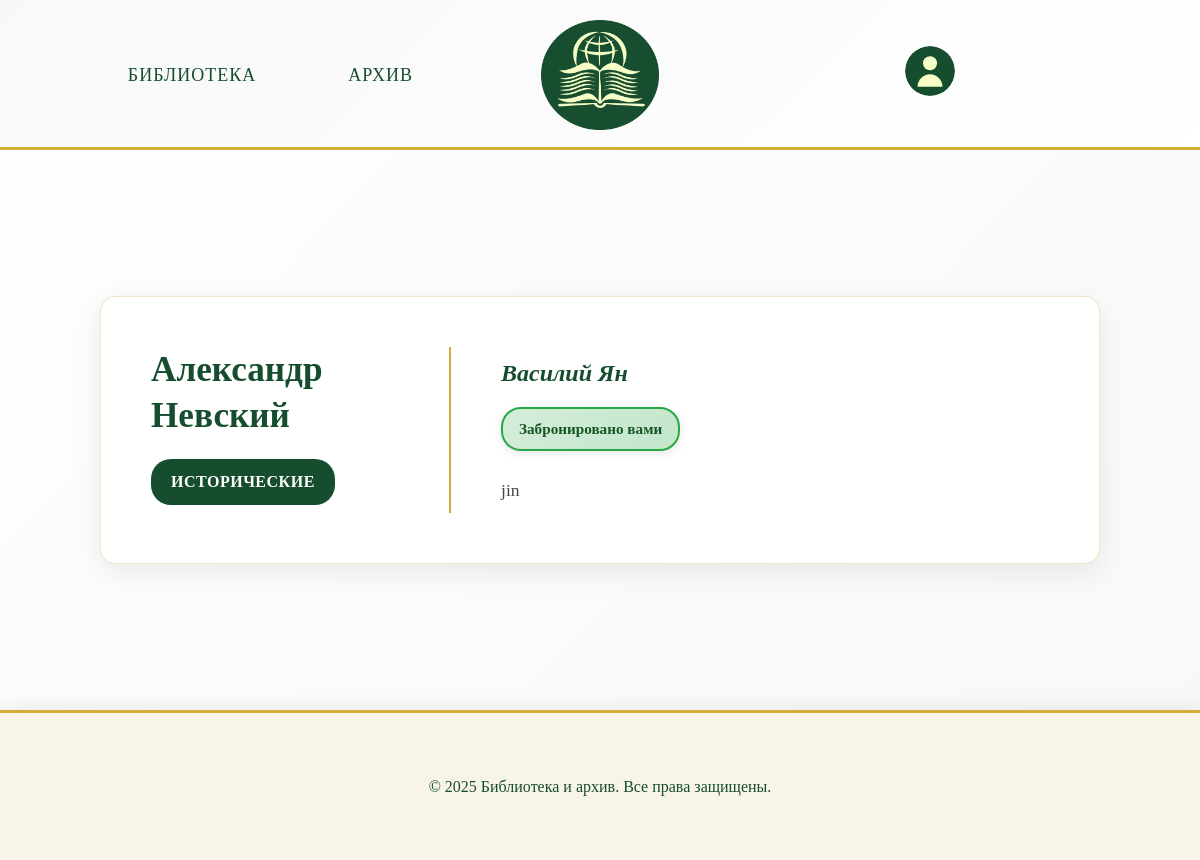
The page /book/7/ (signed in) on the database its author committed.
### app/models.py (models this page shows, shortened)
class Book(models.Model):
    id = models.AutoField(primary_key=True)
    title = models.CharField(max_length=100, verbose_name='Название')
    author = models.CharField(max_length=50, verbose_name='Автор')
    description_short = models.TextField(verbose_name='Краткое описание')
    description_long = models.TextField(verbose_name='Подробное описание')
    year = models.IntegerField(verbose_name='Год издания')
    quantity = models.CharField(
        max_length=13,
        verbose_name="В наличии",
        choices=[
            ('В наличии', 'В наличии'),
            ('Нет в наличии', 'Нет в наличии')
        ]
    )
    genre = models.CharField(
        max_length=100,
        verbose_name="Жанр",
        choices=[
            ('Художественные', 'Художественные'),
            ('Научные', 'Научные'),
            ('Исторические', 'Исторические'),
            ('Образовательные', 'Образовательные'),
        ]
    )
    class Meta:
        verbose_name = "книга"
        verbose_name_plural = "книги"

### app/views.py (the view)
# urls.py: path('book/<int:book_id>/', views.book_detail, name='book_detail'),
def book_detail(request, book_id):
    book = get_object_or_404(Book, id=book_id)
    has_confirmed_reservation_from_others = BookReservation.objects.filter(
        book=book,
        status='reserved'
    ).exclude(user=request.user).exists() if request.user.is_authenticated else False
    user_reservation = None
    if request.user.is_authenticated:
        user_reservation = BookReservation.objects.filter(
            book=book,
            user=request.user
        ).first()
    if not request.user.is_authenticated:
        has_confirmed_reservation_from_others = BookReservation.objects.filter(
            book=book,
            status='reserved'
        ).exists()
    context = {
        'book': book,
        'has_confirmed_reservation_from_others': has_confirmed_reservation_from_others,
        'user_reservation': user_reservation
    }
    return render(request, 'app/book.html', context)

### templates/app/book.html (shortened to what this page needs)
<!DOCTYPE html>
<html lang="ru">
<head>
    {% load static %}
    <link rel="stylesheet" href="{% static 'css/style.css' %}" />
</head>
<body>
    <header>
        <nav>
            <ul class="menu-items">
                <li class="menu-item"><a href="{% url 'library' %}">Библиотека</a></li>
                <li class="menu-item"><a href="{% url 'archive' %}">Архив</a></li>
            </ul>
        </nav>
        <a href="{% url 'library' %}">
            <img src="{% static 'images/Group_2_2.png' %}" alt="Логотип" class="logo">
        </a>
        <a href="{% url 'profile' %}" class="profile-link">
            <img
            alt="Профиль" class="profile-icon">
        </a>
    </header>
    <main class="books-information">
        <div class="book-detail-card">
            <div class="book-left-side">
                <h2 class="book-title">{{ book.title }}</h2>
                <span class="book-genre">{{ book.genre }}</span>
            </div>
            <div class="book-right-side">
                <div class="author-and-availability">
                    <div class="book-author">{{ book.author }}</div>
                </div>
                <div class="status-section">
                    {% if user.is_authenticated and user_reservation %}
                        {% if user_reservation.status == 'pending' %}
                            <div class="pending-text">Ожидает подтверждения</div>
                        {% elif user_reservation.status == 'reserved' %}
                            <div class="reserved-text">Забронировано вами</div>
                        {% endif %}
                    {% endif %}
                </div>
                <p class="book-description">{{ book.description_long }}</p>
            </div>
        </div>
    </main>
    <footer class="footer">
        <p class="footer-copyright">&copy; 2025 Библиотека и архив. Все права защищены.</p>
    </footer>
</body>
</html>

### static/css/style.css (style rules this page uses)
* { margin: 0; padding: 0; box-sizing: border-box; }
body { width: 100vw; overflow-x: hidden; background-color: #f8f4e9; font-family: 'Georgia', 'Times New Roman', serif; color: #2c2c2c; line-height: 1.6; }
header { height: 150px; padding: 20px 40px; display: grid; grid-template-columns: 1fr min-content 1fr; align-items: center; gap: 40px; background: linear-gradient(135deg, #f8f8f8 0%, #ffffff 100%); border-bottom: 3px solid #d4af37; box-shadow: 0 2px 20px rgba(0, 0, 0, 0.08); }
.menu-items { display: flex; gap: 40px; flex-direction: row; justify-content: center; align-self: center; }
.menu-item { list-style: none; font-size: 18px; font-weight: 500; color: #164d2e; padding: 12px 24px; border: 2px solid transparent; border-radius: 8px; transition: all 0.3s ease; cursor: pointer; position: relative; text-transform: uppercase; letter-spacing: 1px; }
.menu-item a { text-decoration: none; color: #164d2e; }
.logo { height: 100%; width: auto; object-fit: contain; max-height: 110px; display: block; align-self: center; }
.profile-link { justify-self: center; align-self: center; }
.profile-icon { width: 50px; height: 50px; cursor: pointer; justify-self: center; align-self: center; border-radius: 50%; transition: all 0.3s ease; }
.book-title { font-size: 18px; color: #164d2e; margin-bottom: 10px; font-weight: 600; }
.book-author { color: #666; font-size: 14px; margin-bottom: 15px; }
.book-description { color: #888; font-size: 14px; line-height: 1.5; }
.book-genre { font-size: 16px; color: #164d2e; margin-bottom: 10px; }
.books-information { background: linear-gradient(135deg, #fefefe 0%, #f8f8f8 100%); min-height: 70vh; padding: 60px 20px; display: flex; justify-content: center; align-items: center; }
.book-detail-card { background: white; border-radius: 16px; padding: 50px; box-shadow: 0 8px 30px rgba(0, 0, 0, 0.08); border: 1px solid rgba(212, 175, 55, 0.3); max-width: 1000px; width: 100%; display: flex; gap: 50px; }
.book-left-side { flex: 0 0 300px; border-right: 2px solid #d4af37; padding-right: 40px; display: flex; flex-direction: column; justify-content: center; }
.book-left-side .book-title { font-size: 2.2rem; color: #164d2e; font-weight: 700; line-height: 1.3; margin-bottom: 20px; word-wrap: break-word; }
.book-left-side .book-genre { display: inline-block; background: #164d2e; color: white; padding: 10px 20px; border-radius: 20px; font-size: 1rem; font-weight: 600; text-transform: uppercase; letter-spacing: 0.5px; align-self: flex-start; }
.book-right-side { flex: 1; display: flex; flex-direction: column; justify-content: center; }
.book-right-side .book-description { font-size: 1.1rem; color: #444; line-height: 1.7; text-align: left; }
.footer { height: 150px; display: flex; justify-content: center; align-items: center; border-top: 3px solid #d4af37; box-shadow: 0 -2px 20px rgba(0, 0, 0, 0.08); }
.footer-copyright { font-size: 16px; color: #164d2e; margin: 0; }
.author-and-availability { display: flex; justify-content: space-between; align-items: center; gap: 30px; flex-wrap: wrap; margin-bottom: 15px; }
.book-right-side .book-author { font-size: 1.5rem; color: #164d2e; margin-bottom: 0; font-weight: 600; flex: 1; }
.status-section { margin-bottom: 25px; }
.pending-text, .reserved-text, .reserved-by-you, .rejected-text { font-size: 0.95rem; font-weight: 600; padding: 8px 16px; border-radius: 20px; box-shadow: 0 2px 10px rgba(0, 0, 0, 0.1); white-space: nowrap; display: inline-block; margin: 0; }
.reserved-text, .reserved-by-you { color: #155724; background: linear-gradient(135deg, #d4edda 0%, #c3e6cb 100%); border: 2px solid #28a745; }
.book-title, .article-title { color: #164d2e; font-size: 1.1rem; margin-bottom: 10px; font-weight: 600; line-height: 1.3; }
.book-author, .article-author { color: #666; font-size: 0.9rem; margin-bottom: 8px; font-style: italic; }
.book-genre, .article-genre { color: #164d2e; font-size: 0.8rem; font-weight: 500; margin-bottom: 8px; display: inline-block; background: rgba(22, 77, 46, 0.1); padding: 4px 8px; border-radius: 12px; }

### rows shown on the page
Book: title "Александр Невский", genre "ИСТОРИЧЕСКИЕ", author "Василий Ян", description_long "jin"
